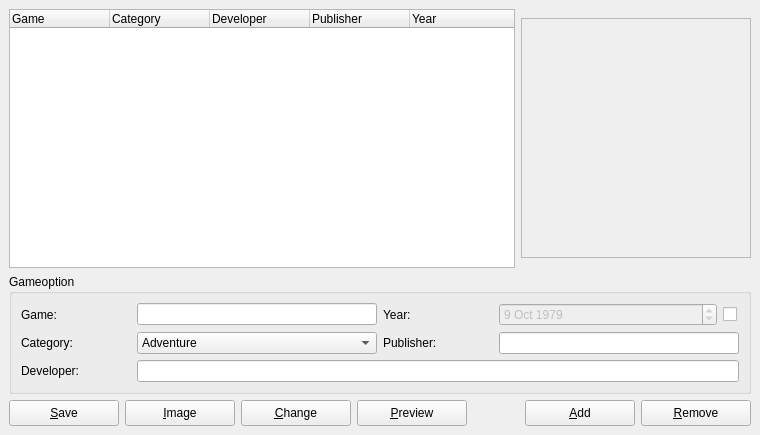
<ui version="4.0" >
 <author></author>
 <comment></comment>
 <exportmacro></exportmacro>
 <class>DBoxFE_GameSettings</class>
 <widget class="QWidget" name="DBoxFE_GameSettings" >
  <property name="geometry" >
   <rect>
    <x>0</x>
    <y>0</y>
    <width>760</width>
    <height>435</height>
   </rect>
  </property>
  <property name="windowTitle" >
   <string>Gamepreferences</string>
  </property>
  <property name="windowIcon" >
   <iconset resource="../res/dboxfe.qrc" >:/pics/images/default.png</iconset>
  </property>
  <layout class="QGridLayout" >
   <property name="margin" >
    <number>9</number>
   </property>
   <property name="spacing" >
    <number>6</number>
   </property>
   <item row="2" column="0" >
    <layout class="QHBoxLayout" >
     <property name="margin" >
      <number>0</number>
     </property>
     <property name="spacing" >
      <number>6</number>
     </property>
     <item>
      <widget class="QPushButton" name="btnSave" >
       <property name="minimumSize" >
        <size>
         <width>110</width>
         <height>26</height>
        </size>
       </property>
       <property name="maximumSize" >
        <size>
         <width>110</width>
         <height>26</height>
        </size>
       </property>
       <property name="text" >
        <string>&amp;Save</string>
       </property>
      </widget>
     </item>
     <item>
      <widget class="QPushButton" name="btnImage" >
       <property name="minimumSize" >
        <size>
         <width>110</width>
         <height>26</height>
        </size>
       </property>
       <property name="maximumSize" >
        <size>
         <width>110</width>
         <height>26</height>
        </size>
       </property>
       <property name="text" >
        <string>&amp;Image</string>
       </property>
      </widget>
     </item>
     <item>
      <spacer>
       <property name="orientation" >
        <enum>Qt::Horizontal</enum>
       </property>
       <property name="sizeHint" >
        <size>
         <width>21</width>
         <height>26</height>
        </size>
       </property>
      </spacer>
     </item>
     <item>
      <widget class="QPushButton" name="btnChange" >
       <property name="minimumSize" >
        <size>
         <width>110</width>
         <height>26</height>
        </size>
       </property>
       <property name="maximumSize" >
        <size>
         <width>110</width>
         <height>26</height>
        </size>
       </property>
       <property name="text" >
        <string>&amp;Change</string>
       </property>
      </widget>
     </item>
     <item>
      <widget class="QPushButton" name="btnPreview" >
       <property name="minimumSize" >
        <size>
         <width>110</width>
         <height>26</height>
        </size>
       </property>
       <property name="maximumSize" >
        <size>
         <width>110</width>
         <height>26</height>
        </size>
       </property>
       <property name="text" >
        <string>&amp;Preview</string>
       </property>
      </widget>
     </item>
     <item>
      <spacer>
       <property name="orientation" >
        <enum>Qt::Horizontal</enum>
       </property>
       <property name="sizeHint" >
        <size>
         <width>79</width>
         <height>26</height>
        </size>
       </property>
      </spacer>
     </item>
     <item>
      <widget class="QPushButton" name="btnAdd" >
       <property name="minimumSize" >
        <size>
         <width>110</width>
         <height>26</height>
        </size>
       </property>
       <property name="maximumSize" >
        <size>
         <width>110</width>
         <height>26</height>
        </size>
       </property>
       <property name="text" >
        <string>&amp;Add</string>
       </property>
      </widget>
     </item>
     <item>
      <widget class="QPushButton" name="btnRemove" >
       <property name="minimumSize" >
        <size>
         <width>110</width>
         <height>26</height>
        </size>
       </property>
       <property name="maximumSize" >
        <size>
         <width>110</width>
         <height>26</height>
        </size>
       </property>
       <property name="text" >
        <string>&amp;Remove</string>
       </property>
      </widget>
     </item>
    </layout>
   </item>
   <item row="1" column="0" >
    <widget class="QGroupBox" name="groupBox" >
     <property name="title" >
      <string>Gameoption</string>
     </property>
     <layout class="QGridLayout" >
      <property name="margin" >
       <number>9</number>
      </property>
      <property name="spacing" >
       <number>6</number>
      </property>
      <item row="2" column="0" colspan="2" >
       <layout class="QHBoxLayout" >
        <property name="margin" >
         <number>0</number>
        </property>
        <property name="spacing" >
         <number>6</number>
        </property>
        <item>
         <widget class="QLabel" name="label_2" >
          <property name="minimumSize" >
           <size>
            <width>110</width>
            <height>0</height>
           </size>
          </property>
          <property name="maximumSize" >
           <size>
            <width>110</width>
            <height>16777215</height>
           </size>
          </property>
          <property name="text" >
           <string>Developer:</string>
          </property>
          <property name="buddy" >
           <cstring>LEGameDeveloper</cstring>
          </property>
         </widget>
        </item>
        <item>
         <widget class="QLineEdit" name="LEGameDeveloper" />
        </item>
       </layout>
      </item>
      <item row="1" column="1" >
       <layout class="QHBoxLayout" >
        <property name="margin" >
         <number>0</number>
        </property>
        <property name="spacing" >
         <number>6</number>
        </property>
        <item>
         <widget class="QLabel" name="label_4" >
          <property name="minimumSize" >
           <size>
            <width>110</width>
            <height>0</height>
           </size>
          </property>
          <property name="maximumSize" >
           <size>
            <width>110</width>
            <height>16777215</height>
           </size>
          </property>
          <property name="text" >
           <string>Publisher:</string>
          </property>
          <property name="buddy" >
           <cstring>LEGamePublisher</cstring>
          </property>
         </widget>
        </item>
        <item>
         <widget class="QLineEdit" name="LEGamePublisher" />
        </item>
       </layout>
      </item>
      <item row="0" column="0" >
       <layout class="QHBoxLayout" >
        <property name="margin" >
         <number>0</number>
        </property>
        <property name="spacing" >
         <number>6</number>
        </property>
        <item>
         <widget class="QLabel" name="label_6" >
          <property name="minimumSize" >
           <size>
            <width>110</width>
            <height>0</height>
           </size>
          </property>
          <property name="maximumSize" >
           <size>
            <width>110</width>
            <height>16777215</height>
           </size>
          </property>
          <property name="text" >
           <string>Game:</string>
          </property>
          <property name="buddy" >
           <cstring>LEGame</cstring>
          </property>
         </widget>
        </item>
        <item>
         <widget class="QLineEdit" name="LEGame" />
        </item>
       </layout>
      </item>
      <item row="1" column="0" >
       <layout class="QHBoxLayout" >
        <property name="margin" >
         <number>0</number>
        </property>
        <property name="spacing" >
         <number>6</number>
        </property>
        <item>
         <widget class="QLabel" name="label" >
          <property name="minimumSize" >
           <size>
            <width>110</width>
            <height>0</height>
           </size>
          </property>
          <property name="maximumSize" >
           <size>
            <width>110</width>
            <height>16777215</height>
           </size>
          </property>
          <property name="text" >
           <string>Category:</string>
          </property>
          <property name="buddy" >
           <cstring>cbxGameCategory</cstring>
          </property>
         </widget>
        </item>
        <item>
         <widget class="QComboBox" name="cbxGameCategory" >
          <item>
           <property name="text" >
            <string>Adventure</string>
           </property>
          </item>
          <item>
           <property name="text" >
            <string>Brick</string>
           </property>
          </item>
          <item>
           <property name="text" >
            <string>Fight</string>
           </property>
          </item>
          <item>
           <property name="text" >
            <string>Flight</string>
           </property>
          </item>
          <item>
           <property name="text" >
            <string>Misc</string>
           </property>
          </item>
          <item>
           <property name="text" >
            <string>Platform</string>
           </property>
          </item>
          <item>
           <property name="text" >
            <string>Progs</string>
           </property>
          </item>
          <item>
           <property name="text" >
            <string>Puzzle</string>
           </property>
          </item>
          <item>
           <property name="text" >
            <string>Race</string>
           </property>
          </item>
          <item>
           <property name="text" >
            <string>RPG</string>
           </property>
          </item>
          <item>
           <property name="text" >
            <string>Spaceshooter</string>
           </property>
          </item>
          <item>
           <property name="text" >
            <string>Sport</string>
           </property>
          </item>
          <item>
           <property name="text" >
            <string>Strategy</string>
           </property>
          </item>
          <item>
           <property name="text" >
            <string>War</string>
           </property>
          </item>
         </widget>
        </item>
       </layout>
      </item>
      <item row="0" column="1" >
       <layout class="QHBoxLayout" >
        <property name="margin" >
         <number>0</number>
        </property>
        <property name="spacing" >
         <number>6</number>
        </property>
        <item>
         <widget class="QLabel" name="label_5" >
          <property name="minimumSize" >
           <size>
            <width>110</width>
            <height>0</height>
           </size>
          </property>
          <property name="maximumSize" >
           <size>
            <width>110</width>
            <height>16777215</height>
           </size>
          </property>
          <property name="text" >
           <string>Year:</string>
          </property>
          <property name="buddy" >
           <cstring>dateEditGameYear</cstring>
          </property>
         </widget>
        </item>
        <item>
         <widget class="QDateEdit" name="dateEditGameYear" >
          <property name="enabled" >
           <bool>false</bool>
          </property>
          <property name="date" >
           <date>
            <year>1979</year>
            <month>10</month>
            <day>9</day>
           </date>
          </property>
         </widget>
        </item>
        <item>
         <widget class="QCheckBox" name="chkBoxDate" >
          <property name="minimumSize" >
           <size>
            <width>16</width>
            <height>16</height>
           </size>
          </property>
          <property name="maximumSize" >
           <size>
            <width>16</width>
            <height>16</height>
           </size>
          </property>
          <property name="toolTip" >
           <string>Add date?</string>
          </property>
          <property name="text" >
           <string/>
          </property>
         </widget>
        </item>
       </layout>
      </item>
     </layout>
    </widget>
   </item>
   <item row="0" column="0" >
    <layout class="QGridLayout" >
     <property name="margin" >
      <number>0</number>
     </property>
     <property name="spacing" >
      <number>6</number>
     </property>
     <item row="0" column="1" >
      <widget class="QLabel" name="gameImage" >
       <property name="minimumSize" >
        <size>
         <width>230</width>
         <height>240</height>
        </size>
       </property>
       <property name="maximumSize" >
        <size>
         <width>230</width>
         <height>240</height>
        </size>
       </property>
       <property name="frameShape" >
        <enum>QFrame::StyledPanel</enum>
       </property>
       <property name="frameShadow" >
        <enum>QFrame::Sunken</enum>
       </property>
       <property name="text" >
        <string/>
       </property>
       <property name="scaledContents" >
        <bool>true</bool>
       </property>
       <property name="buddy" >
        <cstring>twGameSettings</cstring>
       </property>
      </widget>
     </item>
     <item row="0" column="0" >
      <widget class="QTreeWidget" name="twGameSettings" >
       <property name="contextMenuPolicy" >
        <enum>Qt::CustomContextMenu</enum>
       </property>
       <property name="rootIsDecorated" >
        <bool>false</bool>
       </property>
       <property name="itemsExpandable" >
        <bool>false</bool>
       </property>
       <column>
        <property name="text" >
         <string>Game</string>
        </property>
       </column>
       <column>
        <property name="text" >
         <string>Category</string>
        </property>
       </column>
       <column>
        <property name="text" >
         <string>Developer</string>
        </property>
       </column>
       <column>
        <property name="text" >
         <string>Publisher</string>
        </property>
       </column>
       <column>
        <property name="text" >
         <string>Year</string>
        </property>
       </column>
      </widget>
     </item>
    </layout>
   </item>
  </layout>
 </widget>
 <pixmapfunction></pixmapfunction>
 <tabstops>
  <tabstop>twGameSettings</tabstop>
  <tabstop>LEGame</tabstop>
  <tabstop>cbxGameCategory</tabstop>
  <tabstop>LEGameDeveloper</tabstop>
  <tabstop>LEGamePublisher</tabstop>
  <tabstop>dateEditGameYear</tabstop>
  <tabstop>btnImage</tabstop>
  <tabstop>btnAdd</tabstop>
  <tabstop>btnPreview</tabstop>
  <tabstop>btnSave</tabstop>
  <tabstop>btnRemove</tabstop>
  <tabstop>btnChange</tabstop>
 </tabstops>
 <resources>
  <include location="../res/dboxfe.qrc" />
 </resources>
 <connections>
  <connection>
   <sender>chkBoxDate</sender>
   <signal>toggled(bool)</signal>
   <receiver>dateEditGameYear</receiver>
   <slot>setEnabled(bool)</slot>
   <hints>
    <hint type="sourcelabel" >
     <x>806</x>
     <y>306</y>
    </hint>
    <hint type="destinationlabel" >
     <x>799</x>
     <y>310</y>
    </hint>
   </hints>
  </connection>
 </connections>
</ui>
